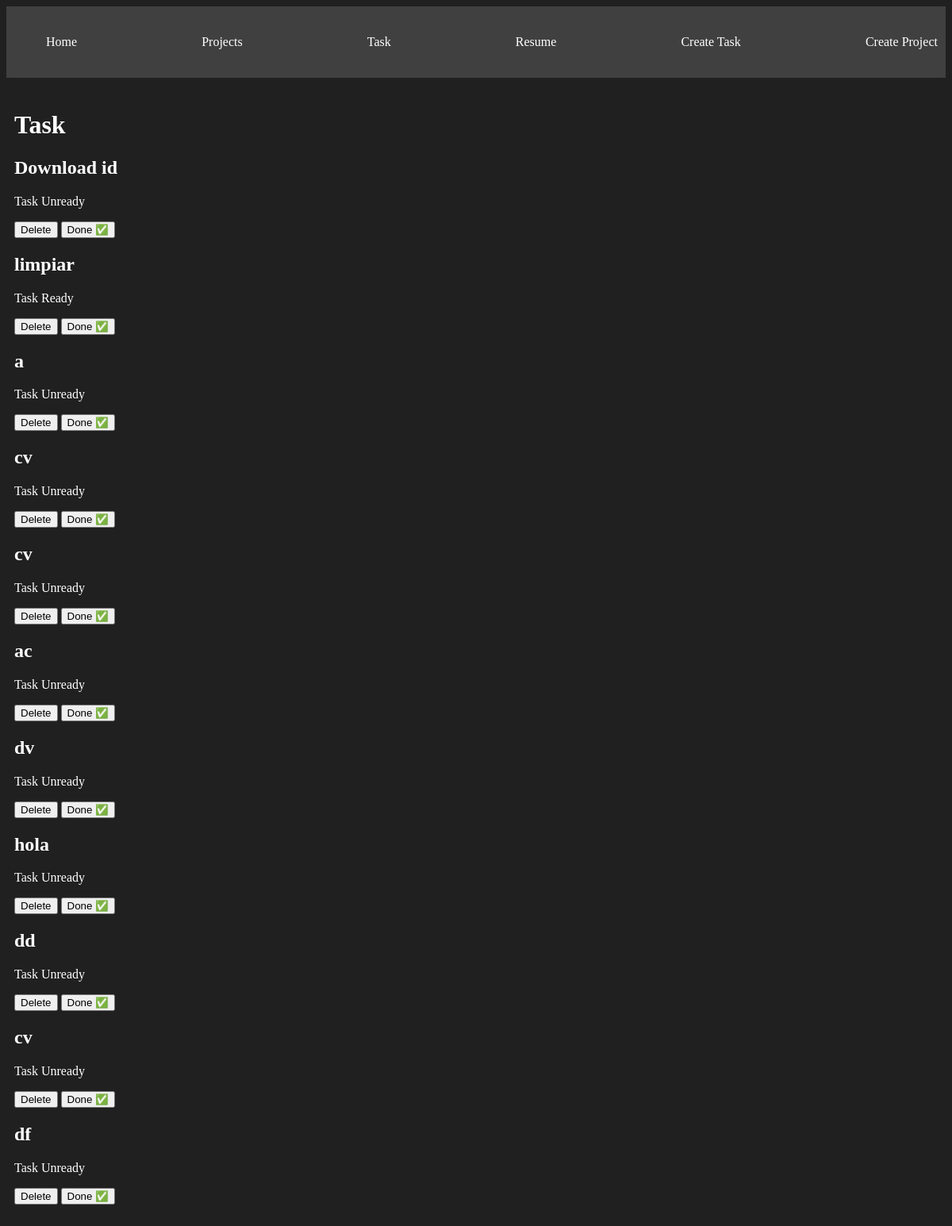
Page /task/ on the committed database.
### myapp/models.py (models this page shows, shortened)
class Task(models.Model):
    Title = models.CharField(max_length=200)
    Description = models.TextField()
    Project = models.ForeignKey(project, on_delete=models.CASCADE)
    done = models.BooleanField(default=False)

### myapp/views.py (the view)
# urls.py: path('task/', views.task, name='task'),
def task(request):
    tasks = Task.objects.all()
    return render(request, "tasks/task.html", {
        'tasks': tasks
    })

### myapp/templates/tasks/task.html
{% extends 'layouts/base.html' %}
{% block content %}
<h1>Task</h1>
{% for task in tasks %}
<article>
    <h1> {{task.Title}}</h1>
    {% if task.done == False%}
    <p>Task Unready</p>
    {% else %}
    <p>Task Ready</p>
    {% endif %}
    <button>
        Delete
    </button>
    <button>
        Done ✅
    </button>
</article>
{% endfor %}
{% endblock %}

### myapp/templates/layouts/base.html (shortened to what this page needs)
{% load static %}
<!DOCTYPE html>
<html lang="en">
<head>
    <link rel="stylesheet" href="{% static 'styles/main.css' %}">
</head>
<body>
    <nav class="navbar container">
        <ul>
            <li>
                <a href="{% url 'index' %}">Home</a>
            </li>
            <li>
                <a href="{% url 'projects' %}">Projects </a>
            </li>
            <li>
                <a href="{% url 'task' %}">Task </a>
            </li>
            <li>
                <a href="{% url 'resume' %}">Resume </a>
            </li>
            <li>
                <a href="{% url 'create task' %}">Create Task </a>
            </li>
            <li>
                <a href="{% url 'create project' %}">Create Project</a>
            </li>
        </ul>
    </nav>
    <main class="container">
        {% block content %}
        {% endblock %}
    </main>
</body>
</html>

### myapp/static/styles/main.css (style rules this page uses)
body { background: #202020; color: white; }
.navbar { background: #404040; padding: 5px 0; }
.navbar ul { display: flex; justify-content: space-between; }
.navbar ul li { list-style: none; }
.navbar ul li a { color: white; text-decoration: none; }
.container { max-width: 1200px; margin: auto; padding: 20px 10px; }

### rows in the picture
Task: Title "Download id", done "Task Unready"
Task: Title "limpiar", done "Task Ready"
Task: Title "a", done "Task Unready"
Task: Title "cv", done "Task Unready"
Task: Title "cv", done "Task Unready"
Task: Title "ac", done "Task Unready"
Task: Title "dv", done "Task Unready"
Task: Title "hola", done "Task Unready"
Task: Title "dd", done "Task Unready"
Task: Title "cv", done "Task Unready"
Task: Title "df", done "Task Unready"
